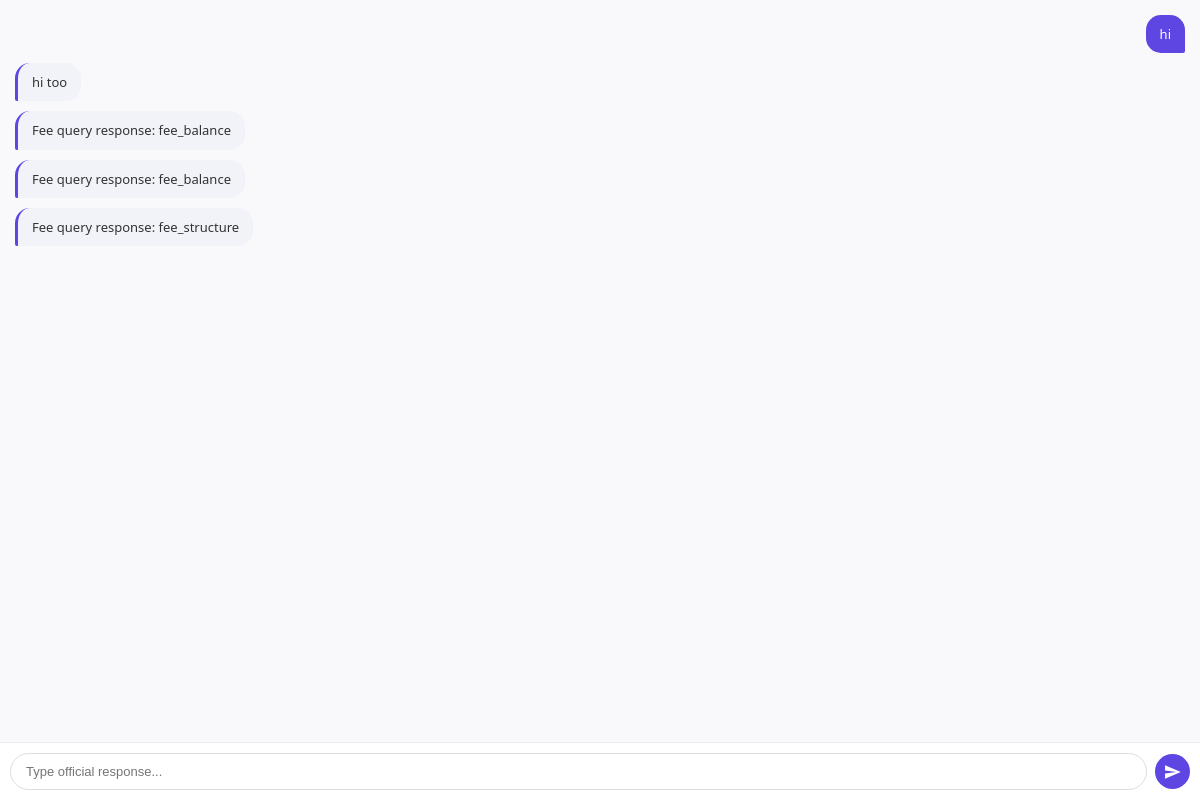
The page /Admin/view_conversation.php?conv_id=dorj438qj4surukuib9qtfbvr4 on the database its author committed.
### tables this page shows
CREATE TABLE `chat_messages` (
  `id` int(11) NOT NULL,
  `conversation_id` varchar(50) DEFAULT NULL,
  `sender_type` varchar(10) DEFAULT NULL,
  `message` text DEFAULT NULL,
  `created_at` timestamp NOT NULL DEFAULT current_timestamp(),
  `intent` varchar(100) DEFAULT NULL
);

### Admin/view_conversation.php (the view, shortened to what this page needs)
<?php
$conn = mysqli_connect("localhost", "root", "", "portal-asisstant-ai");
$current_file = $_SERVER['PHP_SELF'];
$conv_id = $_REQUEST['conv_id'] ?? '21';
$chat_result = mysqli_query($conn, "SELECT * FROM chat_messages WHERE conversation_id = '$conv_id' ORDER BY created_at ASC");
?>
<!DOCTYPE html>
<html>
<head>
</head>
<body>
<div class="escalation-box">
    <div class="viewing-area" id="chatScroll">
        <?php while($row = mysqli_fetch_assoc($chat_result)): ?>
            <div class="bubble <?php echo ($row['sender_type'] == 'student') ? 'student' : 'admin'; ?>">
                <?php echo htmlspecialchars($row['message']); ?>
            </div>
        <?php endwhile; ?>
    </div>
    <form class="input-area" method="POST" action="<?php echo $current_file; ?>?conv_id=<?php echo $conv_id; ?>">
        <input type="text" name="message" placeholder="Type official response..." required autocomplete="off">
        <button type="submit" name="submit" class="send-btn">
            <span class="material-icons" style="font-size: 18px;">send</span>
        </button>
    </form>
</div>
</body>
</html>

### Admin/view_conversation.php (style rules this page uses)
body, html { margin: 0; padding: 0; height: 100%; overflow: hidden; font-family: 'Segoe UI', sans-serif; }
.escalation-box { display: flex; flex-direction: column; height: 100vh; width: 100%; background: white; }
.viewing-area { flex: 1; padding: 15px; overflow-y: auto; display: flex; flex-direction: column; gap: 10px; background: #f9f9fb; }
.bubble { max-width: 85%; padding: 10px 14px; border-radius: 15px; font-size: 13px; line-height: 1.4; }
.student { align-self: flex-end; background: #5d46e2; color: white; border-bottom-right-radius: 2px; }
.admin { align-self: flex-start; background: #f1f3f9; color: #333; border-bottom-left-radius: 2px; border-left: 3px solid #5d46e2; }
.input-area { padding: 10px; border-top: 1px solid #eee; display: flex; align-items: center; gap: 8px; background: white; }
.input-area input { flex: 1; padding: 10px 15px; border: 1px solid #ddd; border-radius: 20px; outline: none; font-size: 13px; }
.send-btn { background: #5d46e2; color: white; border: none; width: 35px; height: 35px; border-radius: 50%; cursor: pointer; display: flex; align-items: center; justify-content: center; }

### rows shown on the page
chat_messages: message "hi"
chat_messages: message "hi too"
chat_messages: message "Fee query response: fee_balance"
chat_messages: message "Fee query response: fee_balance"
chat_messages: message "Fee query response: fee_structure"
